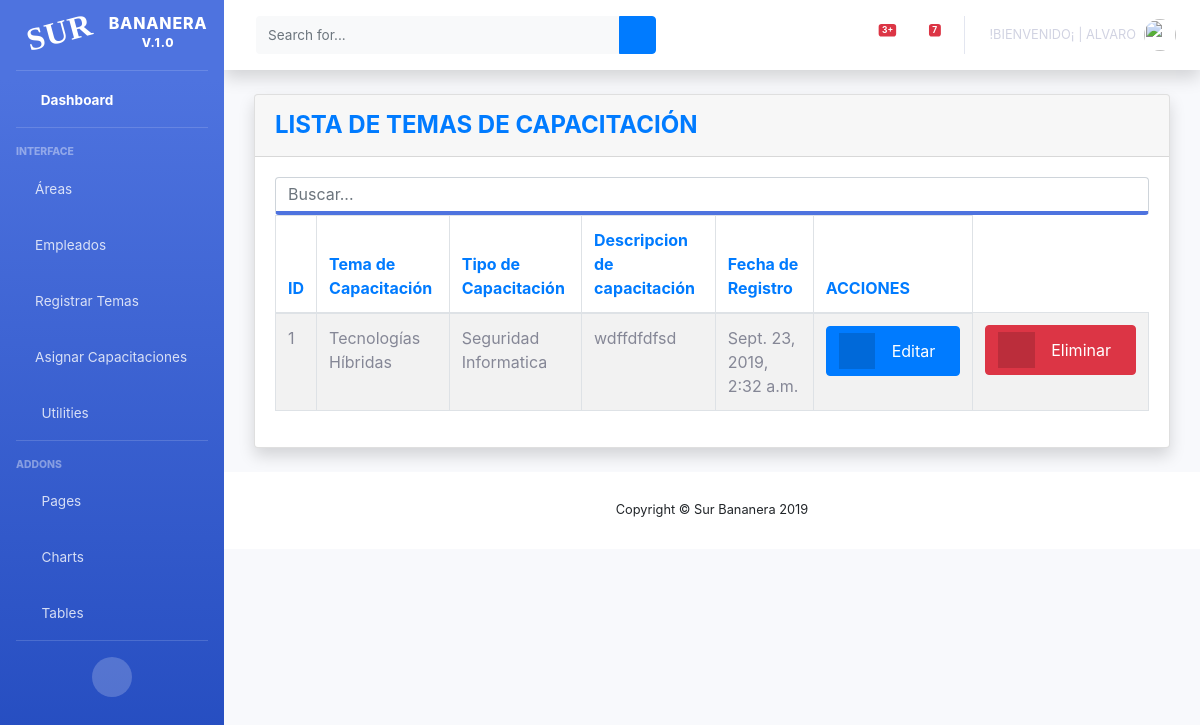
The app's page /bananera/listaCapacitaciones (signed in), older data.
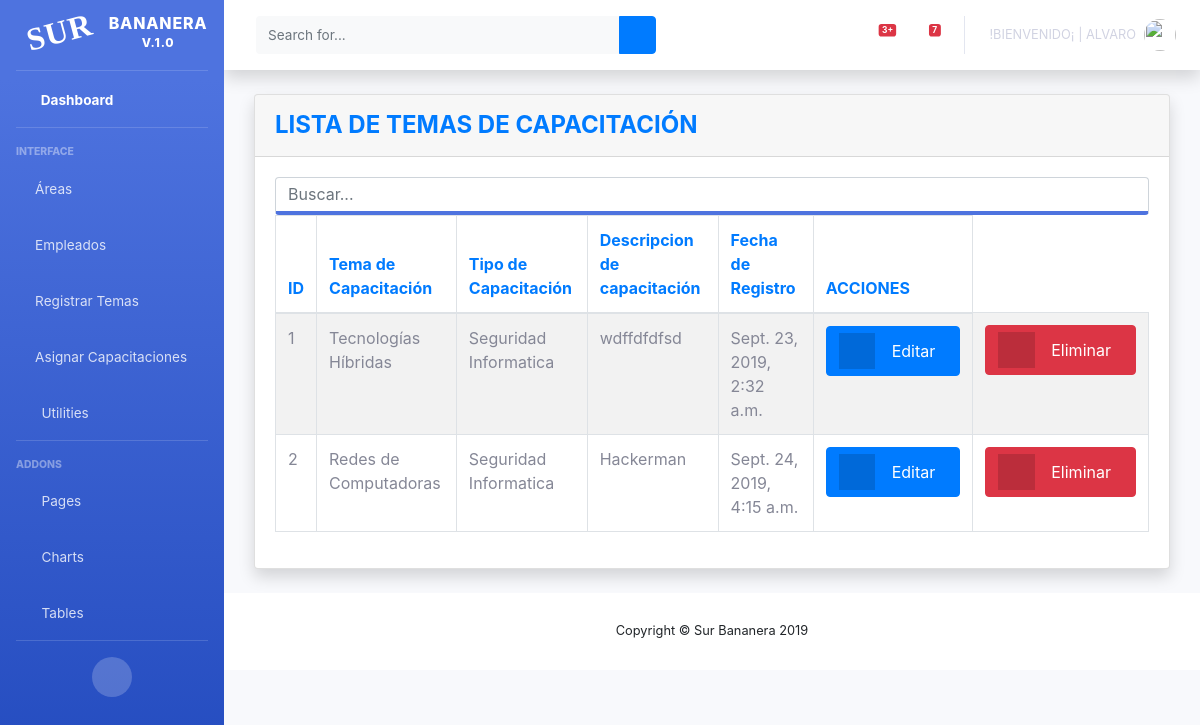
The same page, newer data.
### surBananas/models.py (models this page shows, shortened)
class programasCapacitacion(models.Model):
    temaCapacitacion = models.TextField(max_length=50, blank=True, null=True)
    descripcionCapacitacion = models.TextField(max_length=100, blank=True, null=True)
    tipoCapacitacion = models.TextField(max_length=50, blank=True, null=True)
    status = models.BooleanField('Estado', default=True)
    created_at = models.DateTimeField(auto_now_add=True)

### surBananas/views.py (the view)
# urls.py: path('listaCapacitaciones', login_required(views.ListaCapacitacion.as_view()), name = 'listaCapacitaciones'),
class ListaCapacitacion(ListView):
    model = programasCapacitacion
    template_name = 'capacitaciones.html'
    context_object_name = 'capacitaciones'
    queryset = programasCapacitacion.objects.filter(status=True)

### surBananas/templates/capacitaciones.html (shortened to what this page needs)
{% extends 'indexAdmin.html' %}
{% block contenido %}
    <div class="container-fluid">
        <div class="card shadow mb-4">
            <div class="card-header py-3">
                <h4 class="m-0 font-weight-bold text-primary">LISTA DE TEMAS DE CAPACITACIÓN</h4>
            </div>
            <div class="card-body">
                <div class="table-responsive">
                    {% if capacitaciones %}
                        <table id="example" class="table table-striped table-bordered nowrap" style="width:100%">
                        <input class="form-control border-bottom-primary" id="myInput" type="text" placeholder="Buscar...">
                            <thead class=" text-primary">
                            <th>ID</th>
                            <th>Tema de Capacitación</th>
                            <th>Tipo de Capacitación</th>
                            <th>Descripcion de capacitación</th>
                            <th>Fecha de Registro</th>
                            <th>ACCIONES</th>
                            </thead>
                            <tbody id="myTable">
                            {% for c in capacitaciones %}
                                <tr>
                                    <td> {{ c.id }} </td>
                                    <td> {{ c.temaCapacitacion}} </td>
                                    <td> {{ c.tipoCapacitacion }} </td>
                                    <td> {{ c.descripcionCapacitacion }} </td>
                                    <td> {{ c.created_at }} </td>
                                    <td>
                                        <a href="{% url 'editarCapacitaciones' c.id %}" class="btn btn-primary btn-icon-split">
                                            <span class="icon text-white-50">
                                                 <i class="fas fa-edit"></i>
                                            </span>
                                            <span class="text">Editar</span>
                                        </a>
                                    </td>
                                    <td>
                                        <a href="{% url 'eliminarCapacitaciones' c.id %}" class="btn btn-danger btn-icon-split">
                                            <span class="icon text-white-50">
                                            <i class="fas fa-trash"></i>
                                            </span>
                                            <span class="text">Eliminar</span>
                                        </a>
                                    </td>
                                </tr>
                            {% endfor %}
                            </tbody>
                        </table>
                    {% else %}
                        <h1>NOT FOUND</h1>
                        </div>
                    {% endif %}
            </div>
        </div>
    </div>
    </html>
{% endblock contenido %}

Row changes from the older to the newer data that the page shows:
added programasCapacitacion: id "2", temaCapacitacion "Redes de Computadoras", tipoCapacitacion "Seguridad Informatica", descripcionCapacitacion "Hackerman", created_at "Sept. 24, 2019, 4:15 a.m."
